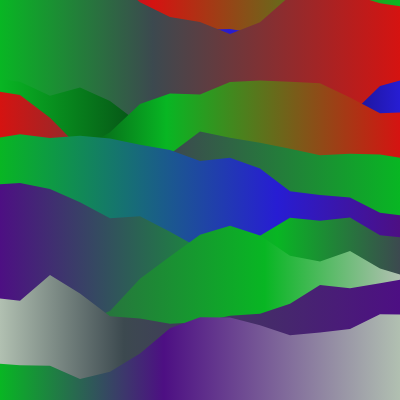
Frame 1 (no input)
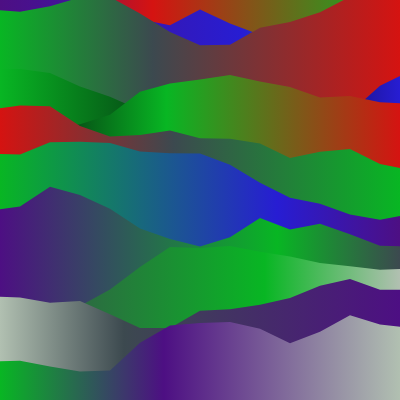
Frame 60 (no input)
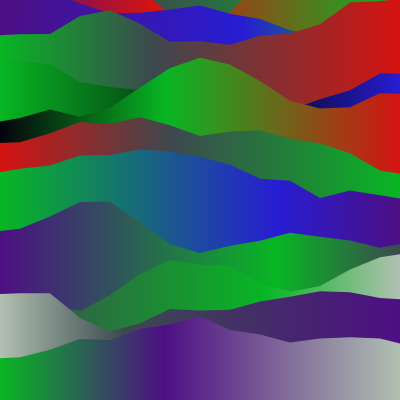
Frame 120 (the mouse pressed at the canvas centre since frame 60)

The p5.js sketch that drew these frames (run headless with seeded random() and noise() and a simulated clock; from frame 60 on, the mouse is pressed at the canvas centre):

// p5.js sketch
// ── sketch.js
let pallete = [
  "#4D0F83",
  "#B1C0B1",
  "#271DD3",
  "#08B623",
  "#3C494F",
  "#D51311",
  "#05020C",
];
let sep = 3;
let rs;

function setup() {
  createCanvas(400, 400);
  colorMode(HSB, 300, 100, 100, 100);
  rs = random(100);
}

function draw() {
  background(200);
  randomSeed(rs);

  drawingContext.shadowColor = color(0, 0, 0);
  drawingContext.shadowBlur = 30;
  drawingContext.shadowOffsetY = 120;
  drawingContext.shadowOffsetX = 30;

  for (let y = -height / 2; y < height; y += height / 10) {
    let c1 = random(pallete);
    let c2 = random(pallete);
    let c3 = random(pallete);
    while (c1 == c2 || c2 == c3 || c3 == c1) {
      c1 = random(pallete);
      c2 = random(pallete);
      c3 = random(pallete);
    }
    let gradient = drawingContext.createLinearGradient(0, 0, width, 0);

    gradient.addColorStop(0.0, c1);
    gradient.addColorStop(random(0.3, 0.7), c2);
    gradient.addColorStop(1.0, c3);

    drawingContext.fillStyle = gradient;
    noStroke();
    beginShape();
    for (let x = -100; x <= width + 100; x += 30) {
      let yy =
        y +
        map(
          noise(rs + y, x / 200, frameCount / 300),
          0,
          1,
          -height / sep,
          height / sep
        );
      vertex(x, yy);
    }
    vertex(width + 300, height);
    vertex(0 - 100, height);
    endShape();
  }
}

// ── ColoredMountains.html
<!DOCTYPE html>

<html lang="en">
  <head>
    <title>Colored Mountains</title>
    <script src="https://cdn.jsdelivr.net/npm/p5@1.0.0/lib/p5.js"></script>
    <script src="sketch.js"></script>
  </head>

  <body></body>
</html>
